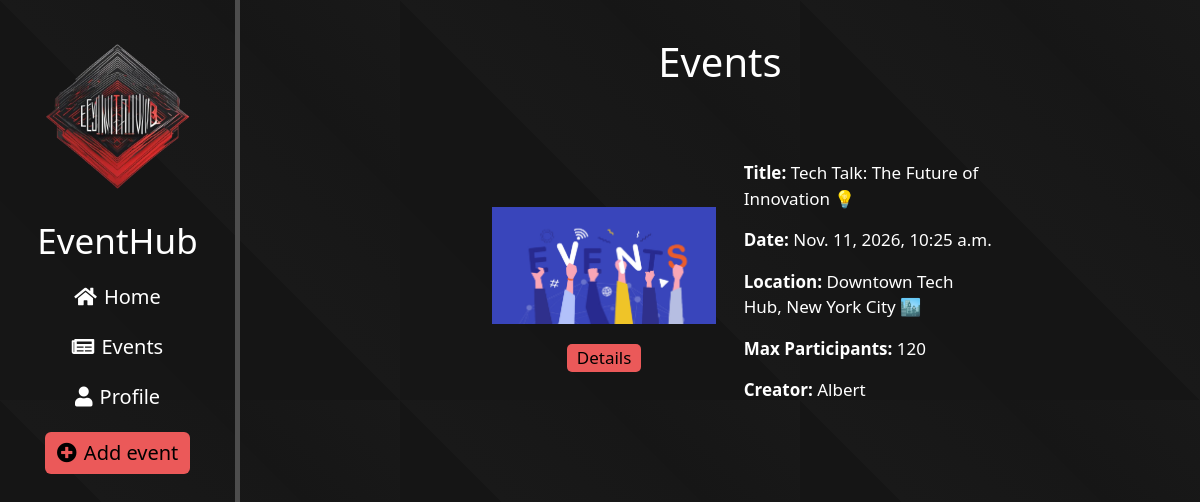
Screenshot of /event/ with the database file from the repository.
### event/models.py (models this page shows, shortened)
class Event(models.Model):
    title = models.CharField(max_length=255, unique=True)
    slug = models.SlugField(unique=True, blank=True)
    description = models.TextField()
    date_time = models.DateTimeField()
    location = models.CharField(max_length=255)
    max_participants = models.PositiveIntegerField(null=False)
    creator = models.ForeignKey(User, on_delete=models.CASCADE, related_name='created_events')
    participants = models.ManyToManyField(UserProfile, related_name='registered_events', blank=True)
    event_image = models.ImageField(upload_to='static/event_images', null=False)
    class Meta:
        ordering = ['-date_time']
        verbose_name = "Event"
        verbose_name_plural = "Events"

### event/views.py (the view)
# urls.py: path('', views.index, name='event'),
def index(request):
    events = Event.objects.all().order_by('date_time')
    return render(request, 'event/index.html', {'data': events, 'user': request.user})

### event/templates/event/index.html (shortened to what this page needs)
{% extends 'event/base.html' %}
{% load static %}
{% block css %}
    <link rel="stylesheet" href="{% static 'event/css/base.css' %}">
    <link rel="stylesheet" href="{% static 'event/css/index.css' %}">
{% endblock css %}
{% block content %}
    <div class="events-list-page-txt">
        <h1 class="name-list">Events</h1>
        <div class="event-list">
            <ul>
                {% for event in data %}
                    <li class="event-container">
                        <div class="img-and-details">
                            <img class="event-image" src="{{ event.event_image.url }}" alt="Event img" >
                            <a class="a-event-details" href="{% url 'event_detail' slug=event.slug %}"><button class="event-details">Details</button></a>
                        </div>
                        <div class="event-info">
                            <p><strong>Title:</strong> {{ event.title }}</p>
                            <p><strong>Date:</strong> {{ event.date_time }}</p>
                            <p><strong>Location:</strong> {{ event.location }}</p>
                            <p><strong>Max Participants:</strong> {{ event.max_participants }}</p>
                            <p><strong>Creator:</strong> {{ event.creator.first_name|capfirst }}</p>
                        </div>
                    </li>
                {% endfor %}
            </ul>
        </div>
    </div>
{% endblock content %}

### static/css/base.css (style rules this page uses)
body { display: flex; background: linear-gradient(45deg, #161616 25%, #151515 25%, #151515 50%, #191919 50%, #171717 75%, #161616 75%, #191919 100%); background-size: 400px 400px; animation: move-pattern 4s infinite linear; overflow-x: hidden; }

### event/static/event/css/base.css (style rules this page uses)
body { background-color: #282828; }

### event/static/event/css/index.css (style rules this page uses)
.events-list-page-txt { display: flex; flex-direction: column; align-items: center; margin-left: 10%; width: 80%; color: white; font-size: 17px; }
.name-list { margin-top: 5%; }
.event-list { width: 90%; padding: 2.5%; }
ul li { margin-top: 7.5%; list-style: none; }
.event-container { display: flex; flex-direction: row; align-items: center; justify-content: center; }
.event-info { width: 40%; margin-left: 2.5%; }
.img-and-details { width: 40%; display: flex; flex-direction: column; align-items: center; }
.event-image { max-width: 90%; max-height: 90%; width: auto; height: auto; justify-content: center; align-items: center; }
.event-details { background-color: #eb5959; border-width: 0; border-radius: 5px; width: 100%; transition: transform .6s ease; }
.a-event-details { margin-top: 20px; border-width: 0; border-radius: 20px; width: 30%; }

### rows the page displays
Event: event_image (picture), title "Tech Talk: The Future of Innovation 💡", date_time "Nov. 11, 2026, 10:25 a.m.", location "Downtown Tech Hub, New York City 🏙️", max_participants "120", creator.first_name "Albert"
